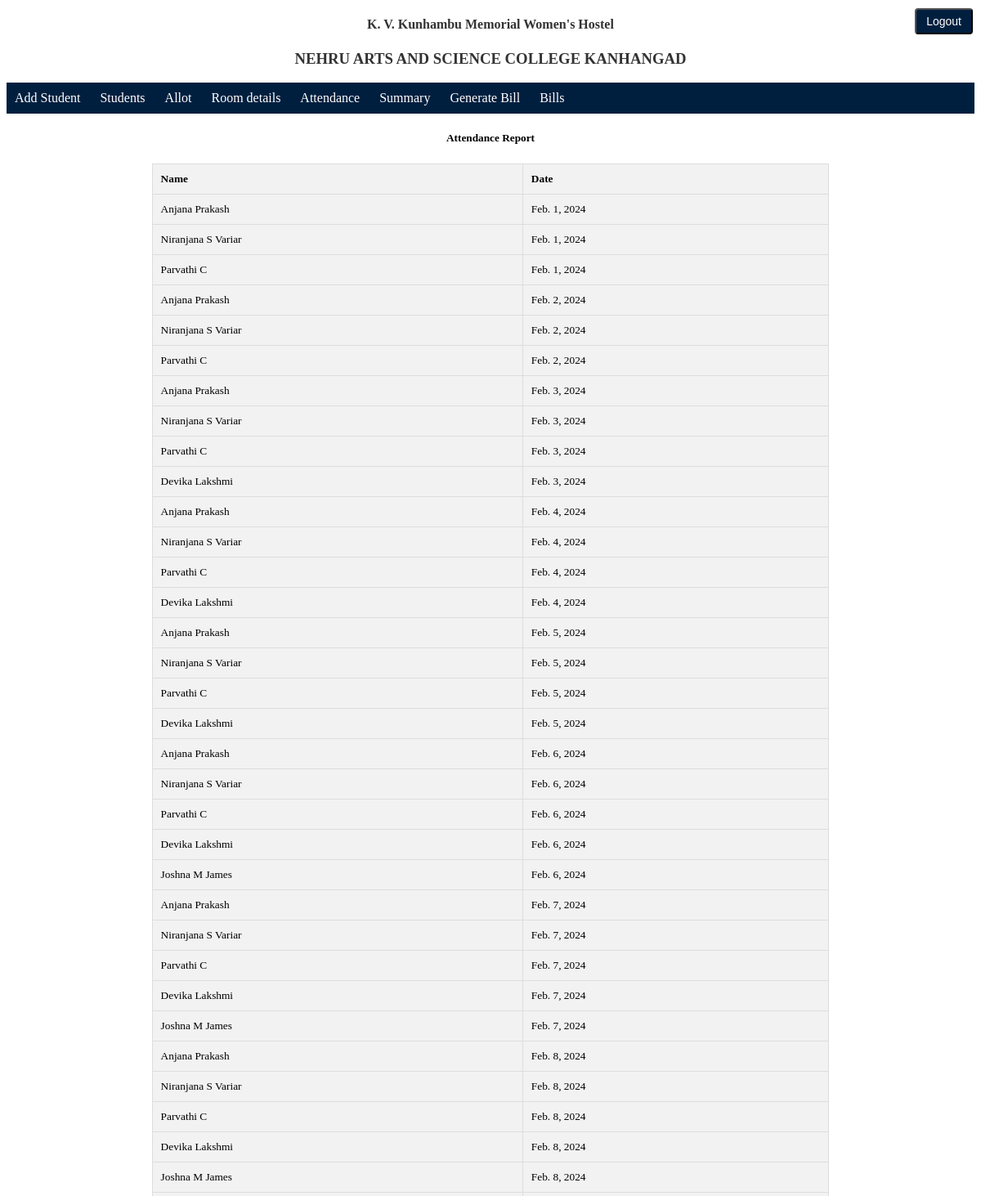
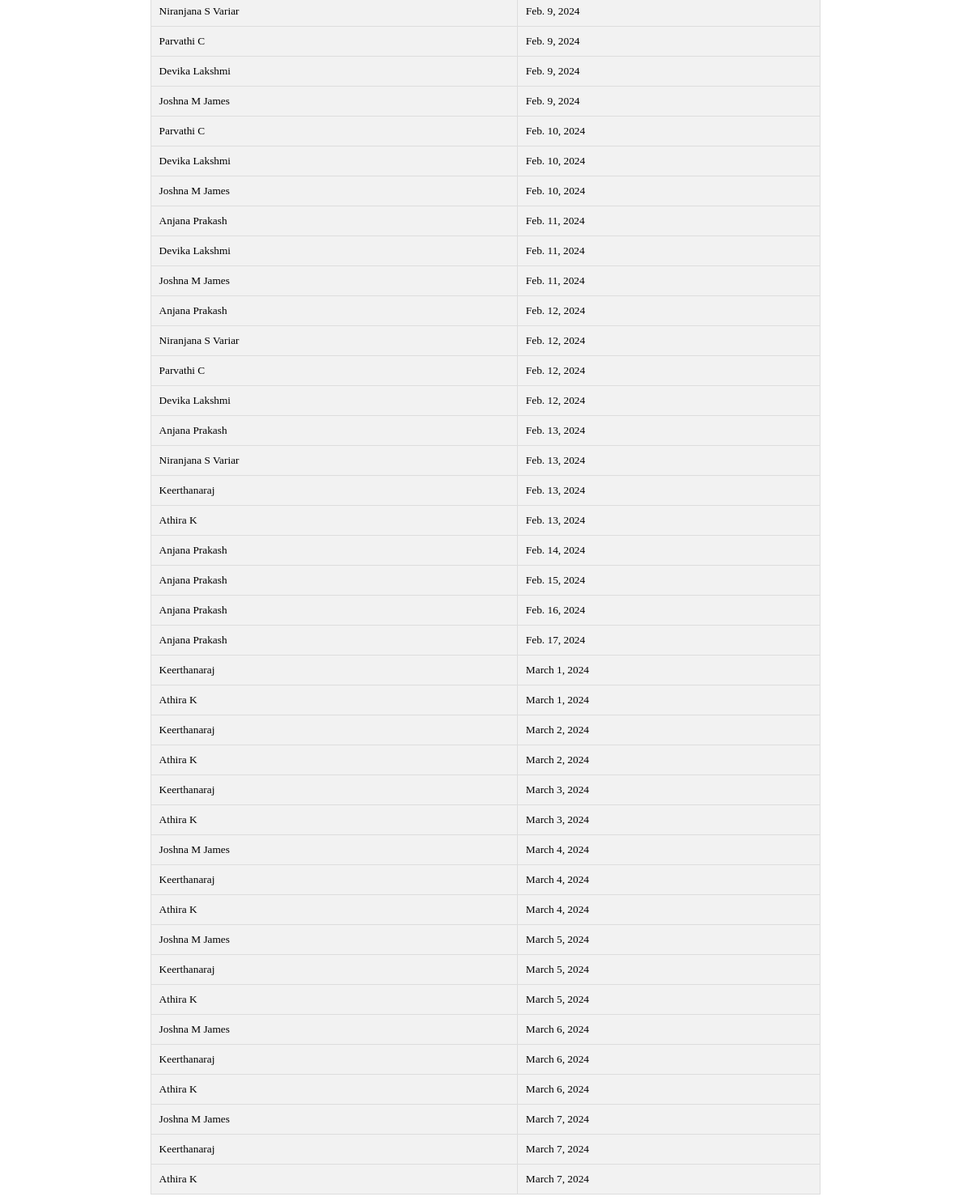
Before: /summary/ (signed in) with the older database file (2 pictures, top to bottom).
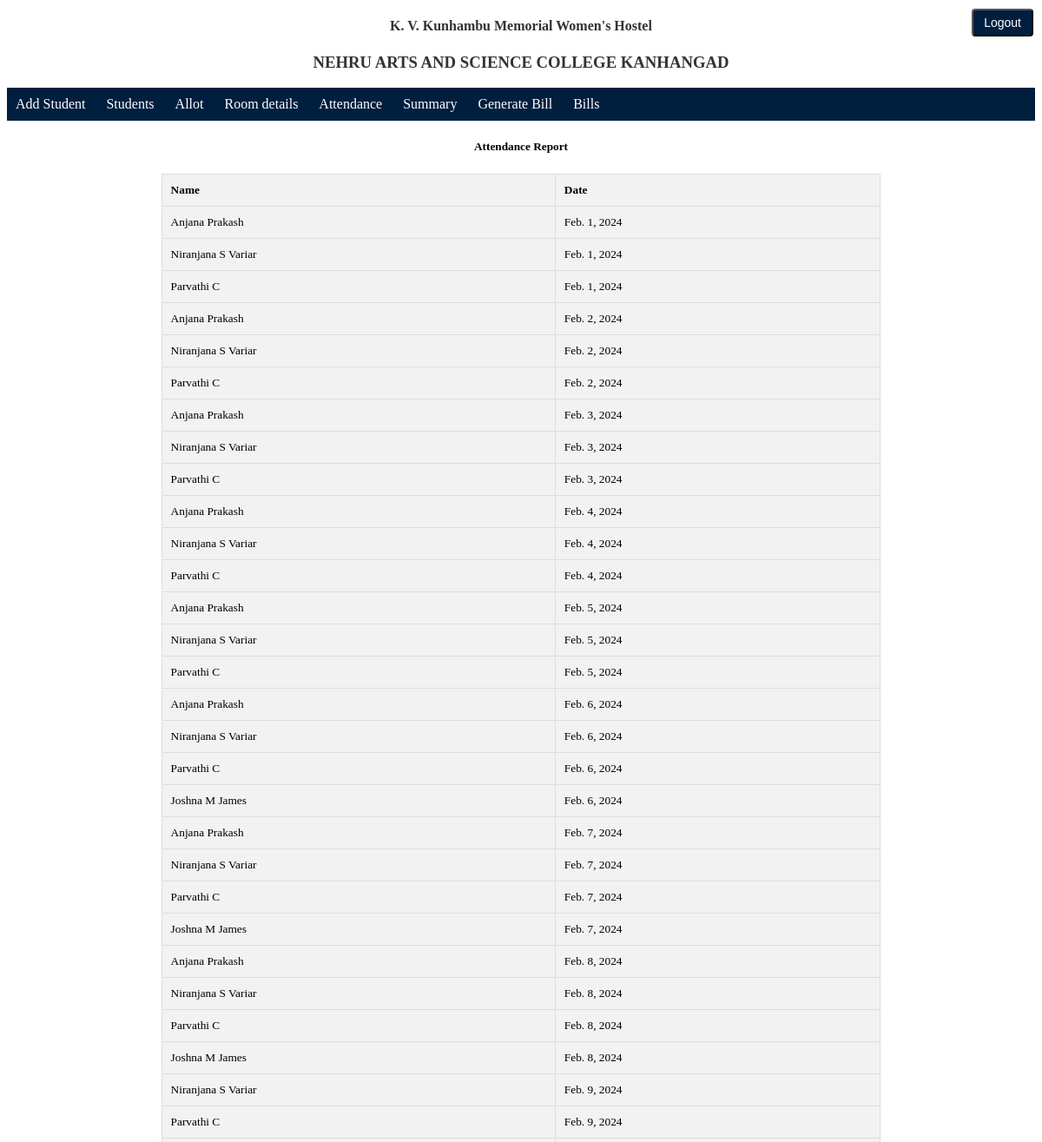
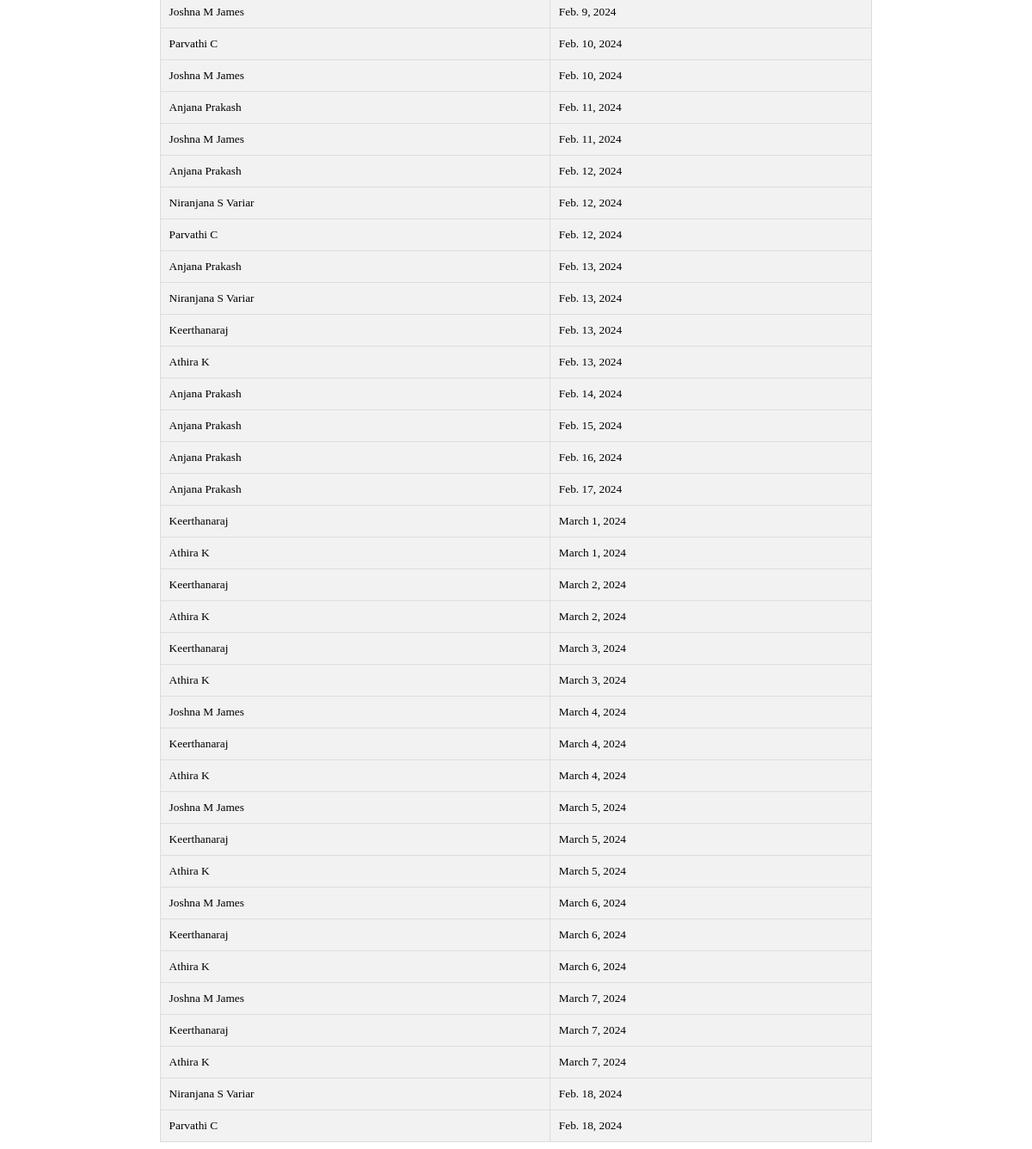
After: the same page with the newer database file (2 pictures, top to bottom).
### hostel/models.py (models this page shows)
class Attendance(models.Model):
    name = models.ForeignKey(Student,on_delete=models.CASCADE)
    dates = models.DateField()

class Student(models.Model):
    name = models.CharField(max_length=50, unique=True)
    obc = 'OBC'
    oec = 'OEC'
    gen = 'GENERAL'
    sc = 'SC'
    st = 'ST'
    category_choices = [(obc,'OBC'),(oec,'OEC'),(gen,"GENERAL"),(sc,'SC'),(st,'ST')]
    category = models.CharField(max_length=20,choices=category_choices)
    pgm_id = models.ForeignKey(Programme,on_delete=models.CASCADE)
    yes = 'YES'
    no = 'NO'
    egrantz_choice = [(yes,'Yes'),(no,'No')]  #Change is needed No to NO
    E_Grantz = models.CharField(max_length = 10,choices=egrantz_choice)
    def __str__(self):
        return self.name

### hostel/views.py (the view)
# urls.py: path('summary/',views.view_attendance,name='view_attendance'),
@login_required()
def view_attendance(request):
    attendance_list = Attendance.objects.all().select_related('name')  #.order_by('name')
    return render(request,"hostel/summary.html",{'summary':attendance_list})

### hostel/templates/hostel/summary.html (shortened to what this page needs)
{% extends 'base.html' %}
{% block content %}
    <h5>Attendance Report</h5>
    <div class="allot">
        <table>
            <tr>
                <th>Name</th><th>Date</th>
            </tr>
            {% for a in summary %}
            <tr>
                <td>{{a.name}}</td>
                <td>{{a.dates}}</td>
            </tr>
            {% endfor %}
        </table>
    </div>
{% endblock %}

### templates/base.html (shortened to what this page needs)
<!DOCTYPE html>
<html lang="en">
<head>
</head>
<body>
    <div class="head">
        <h4>K. V. Kunhambu Memorial Women's Hostel</h4>
        <h3>NEHRU ARTS AND SCIENCE COLLEGE KANHANGAD</h3>
    </div>
    <div class="options">
        <nav>
            <ul>
                <li><a href="{% url 'add_student' %}">Add Student</a></li>
                <li><a href="{% url 'view_student' %}">Students</a></li>
                <li><a href="{% url 'allot_student' %}">Allot</a></li>
                <li><a href="{% url 'view_allotement' %}">Room details</a></li>
                <li><a href="{% url 'mark_attendance' %}">Attendance</a></li>
                <li><a href="{% url 'view_attendance' %}">Summary</a></li>
                <li><a href="{% url 'calculate_consecutive_absences' %}">Generate Bill</a></li>
                <li><a href="{% url 'view_bill' %}">Bills</a></li>
            </ul>
        </nav>
        <form action="{% url 'logout' %}" method="post" class="logout-form">
            <button type="submit" value="Logout" class="logout-link">Logout</button>
        </form>
    </div>
    {% block content %}
    {% endblock %}
</body>
</html>

### templates/base.html (style rules this page uses)
.head { text-align: center; background-color: #fff; color: #333333; }
nav { background-color: #001f3f; color: #fff; padding: 10px; }
nav ul { list-style-type: none; margin: 0; padding: 0; }
nav ul li { display: inline; margin-right: 20px; }
nav ul li a { color: #fff; text-decoration: none; }
.logout-link { display: inline-block; padding: 6px 12px; font-size: 14px; background-color: #001f3f; color: #fff; text-decoration: none; border-radius: 4px; transition: background-color 0.3s ease; }
.logout-form { position: absolute; top: 10px; right: 10px; }

### hostel/templates/hostel/summary.html (style rules this page uses)
.allot { width: 70%; margin: 0 auto; }
.allot table { border-collapse: collapse; width: 100%; }
.allot th, .allot td { border: 1px solid #dddddd; text-align: left; padding: 10px; font-size: smaller; }
.allot th { background-color: #f2f2f2; }
.allot tr { background-color: #f2f2f2; }
h5 { color: black; text-align: center; }

Changed rows visible on the page:
removed Attendance: name "Devika Lakshmi", dates "Feb. 3, 2024"
removed Attendance: name "Devika Lakshmi", dates "Feb. 4, 2024"
removed Attendance: name "Devika Lakshmi", dates "Feb. 5, 2024"
removed Attendance: name "Devika Lakshmi", dates "Feb. 6, 2024"
removed Attendance: name "Devika Lakshmi", dates "Feb. 7, 2024"
removed Attendance: name "Devika Lakshmi", dates "Feb. 8, 2024"
removed Attendance: name "Devika Lakshmi", dates "Feb. 9, 2024"
removed Attendance: name "Devika Lakshmi", dates "Feb. 10, 2024"
removed Attendance: name "Devika Lakshmi", dates "Feb. 11, 2024"
removed Attendance: name "Devika Lakshmi", dates "Feb. 12, 2024"
added Attendance: name "Niranjana S Variar", dates "Feb. 18, 2024"
added Attendance: name "Parvathi C", dates "Feb. 18, 2024"
